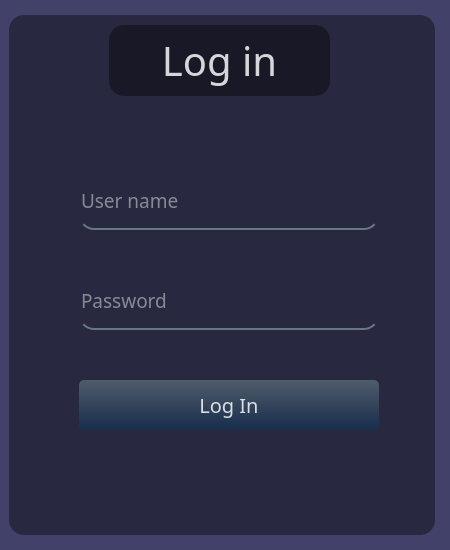
<?xml version="1.0" encoding="UTF-8"?>
<ui version="4.0">
 <class>Form</class>
 <widget class="QWidget" name="Form">
  <property name="geometry">
   <rect>
    <x>0</x>
    <y>0</y>
    <width>450</width>
    <height>550</height>
   </rect>
  </property>
  <property name="windowTitle">
   <string>Form</string>
  </property>
  <layout class="QVBoxLayout" name="verticalLayout">
   <property name="spacing">
    <number>0</number>
   </property>
   <property name="leftMargin">
    <number>0</number>
   </property>
   <property name="topMargin">
    <number>0</number>
   </property>
   <property name="rightMargin">
    <number>0</number>
   </property>
   <property name="bottomMargin">
    <number>0</number>
   </property>
   <item>
    <widget class="QWidget" name="widget" native="true">
     <property name="styleSheet">
      <string notr="true">
background-color: rgb(65, 65, 105);</string>
     </property>
     <layout class="QVBoxLayout" name="verticalLayout_2">
      <property name="spacing">
       <number>15</number>
      </property>
      <property name="topMargin">
       <number>15</number>
      </property>
      <property name="rightMargin">
       <number>15</number>
      </property>
      <property name="bottomMargin">
       <number>15</number>
      </property>
      <item>
       <widget class="QFrame" name="frame">
        <property name="styleSheet">
         <string notr="true">background-color: rgba(0, 0, 0, 100);
border-radius: 15px;</string>
        </property>
        <property name="inputMethodHints">
         <set>Qt::ImhLatinOnly</set>
        </property>
        <property name="frameShape">
         <enum>QFrame::StyledPanel</enum>
        </property>
        <property name="frameShadow">
         <enum>QFrame::Raised</enum>
        </property>
        <widget class="QLabel" name="label_log_in">
         <property name="geometry">
          <rect>
           <x>100</x>
           <y>10</y>
           <width>221</width>
           <height>71</height>
          </rect>
         </property>
         <property name="font">
          <font>
           <family>Calibri Light</family>
           <pointsize>30</pointsize>
          </font>
         </property>
         <property name="styleSheet">
          <string notr="true">color: rgba(255, 255, 255,210);</string>
         </property>
         <property name="text">
          <string>Log in</string>
         </property>
         <property name="alignment">
          <set>Qt::AlignCenter</set>
         </property>
        </widget>
        <widget class="QLineEdit" name="le_name">
         <property name="geometry">
          <rect>
           <x>70</x>
           <y>165</y>
           <width>300</width>
           <height>50</height>
          </rect>
         </property>
         <property name="font">
          <font>
           <family>Calibri Light</family>
           <pointsize>14</pointsize>
          </font>
         </property>
         <property name="styleSheet">
          <string notr="true">background-color: rgba(0, 0, 0, 0);
border:none;
border-bottom:2px solid rgba(105,118,132,255);
color: rgba(255,255,255,230);
padding-bottom:7px;</string>
         </property>
         <property name="placeholderText">
          <string>User name</string>
         </property>
        </widget>
        <widget class="QLineEdit" name="le_password">
         <property name="geometry">
          <rect>
           <x>70</x>
           <y>265</y>
           <width>300</width>
           <height>50</height>
          </rect>
         </property>
         <property name="font">
          <font>
           <family>Calibri Light</family>
           <pointsize>14</pointsize>
          </font>
         </property>
         <property name="styleSheet">
          <string notr="true">background-color: rgba(0, 0, 0, 0);
border:none;
border-bottom:2px solid rgba(105,118,132,255);
color: rgba(255,255,255,230);
padding-bottom:7px;</string>
         </property>
         <property name="echoMode">
          <enum>QLineEdit::Password</enum>
         </property>
         <property name="placeholderText">
          <string>Password</string>
         </property>
        </widget>
        <widget class="QPushButton" name="pb_enter">
         <property name="geometry">
          <rect>
           <x>70</x>
           <y>365</y>
           <width>300</width>
           <height>50</height>
          </rect>
         </property>
         <property name="font">
          <font>
           <family>Calibri Light</family>
           <pointsize>15</pointsize>
          </font>
         </property>
         <property name="styleSheet">
          <string notr="true">QPushButton{
	color: rgba(255, 255, 255, 210);
	background-color: qlineargradient(spread:pad, x1:1, y1:1, x2:1, y2:0, stop:0 rgba(20, 47, 78, 219), stop:1 rgba(85, 98, 112, 226));
	border-radius:5px;
}
QPushButton:hover{
	background-color: qlineargradient(spread:pad, x1:1, y1:1, x2:1, y2:0, stop:0 rgba(40, 67, 98, 219), stop:1 rgba(105, 118, 132, 226));
}
QPushButton:pressed{
	padding-left:5px;
	padding-top:5px;
	background-color: rgba(105,118,132,200);
}</string>
         </property>
         <property name="text">
          <string>Log In</string>
         </property>
        </widget>
        <widget class="QLabel" name="label">
         <property name="geometry">
          <rect>
           <x>70</x>
           <y>330</y>
           <width>300</width>
           <height>30</height>
          </rect>
         </property>
         <property name="styleSheet">
          <string notr="true">font: 25 10pt &quot;Calibri Light&quot;;
color: rgb(255, 255, 255);
background-color: rgba(0, 0, 0, 0);
border:none;</string>
         </property>
         <property name="text">
          <string/>
         </property>
        </widget>
        <widget class="QLabel" name="label_2">
         <property name="geometry">
          <rect>
           <x>70</x>
           <y>230</y>
           <width>300</width>
           <height>30</height>
          </rect>
         </property>
         <property name="styleSheet">
          <string notr="true">font: 25 10pt &quot;Calibri Light&quot;;
color: rgb(255, 255, 255);
background-color: rgba(0, 0, 0, 0);
border:none;</string>
         </property>
         <property name="text">
          <string/>
         </property>
        </widget>
       </widget>
      </item>
     </layout>
    </widget>
   </item>
  </layout>
 </widget>
 <resources/>
 <connections/>
</ui>
